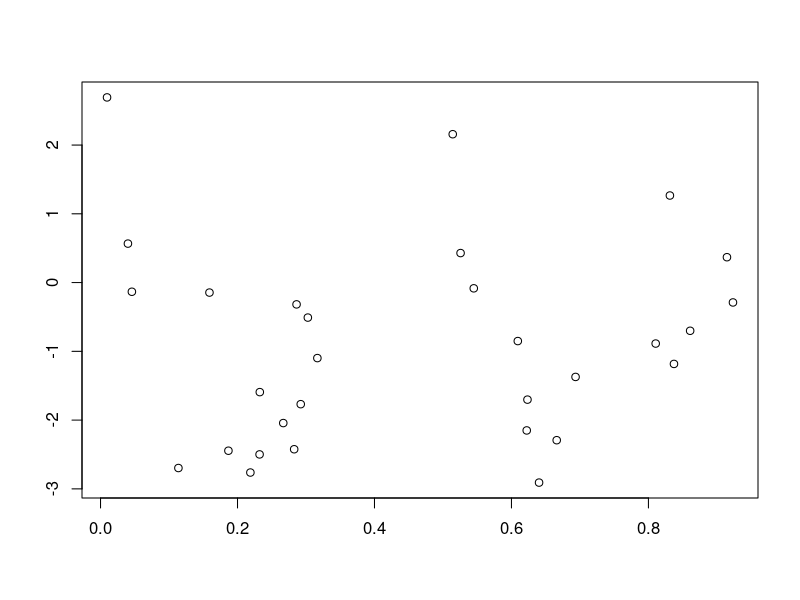
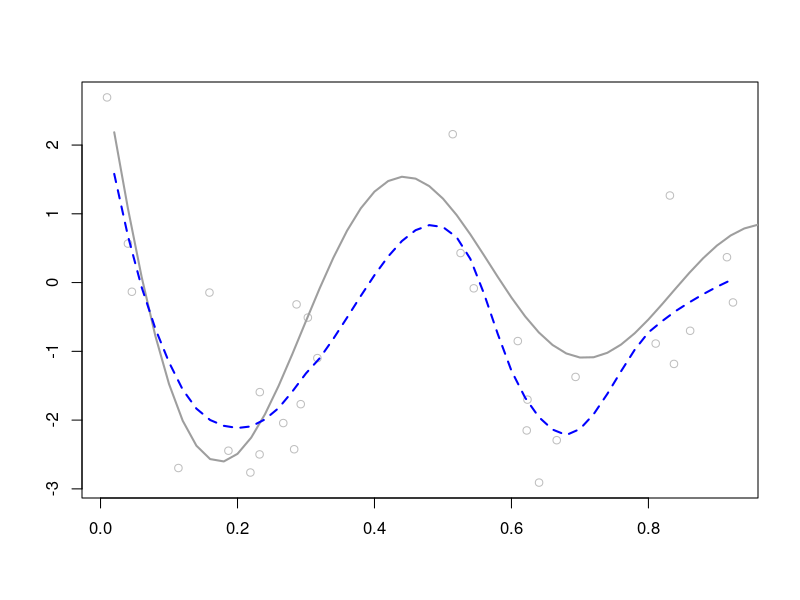

R code for these plots, in order:
## ---- chunk 1
knitr::opts_chunk$set(echo = TRUE)
## ---- chunk 2
lo.lev <- function(x1, sp){
  # x1: n-by-1 feature vector
  # sp: a numerical value for "span"
  
  n = length(x1);
  lev = rep(0, n)
  
  ##############################################
  # YOUR CODE: Compute the diagonal entries of the 
  #            smoother matrix S and 
  #            store it in a vector "lev"
  # Tip: check how we compute the smoother matrix
  #      for smoothing spline models
  ##############################################
  for (i in 1:n) {
    y = rep(0, n);
    y[i] = 1;
    lev[i] <-loess(y ~ x1, data.frame(x1, y), span=sp)$fit[i]
  }
  return(lev)
}

onestep_CV <- function(x1, y1, sp){
  
  ##############################################
  #  YOUR CODE: 
  #  1) Fit a loess model y1 ~ x1 with span = sp, and extract 
  #     the corresponding residual vector
  #  2) Call lo.lev to obtain the diagonal entries of S
  #  3) Compute LOO-CV and GCV using formula from lecture notes
  #    [lec_W5_NonlinearRegression.pdf] page 33. 
  ##############################################
  n = length(x1)
  
  f <- loess(y1 ~ x1, data.frame(x1, y1), span=sp)
  res <- f$residuals
  s_ii <- lo.lev(x1, sp)
  tr_s = sum(s_ii)
  cv <- sum((res/(1-s_ii))^2) / n
  gcv <- sum((res/(1-tr_s/n))^2) / n
  return(list(cv = cv, gcv = gcv))
}

myCV <- function(x1, y1, span){
  # x1: feature vector of length n
  # y1: response vector of length n
  # span: a sequence of values for "span"
  
  m = length(span)
  cv = rep(0, m)
  gcv = rep(0, m)
  
  for(i in 1:m){
    tmp = onestep_CV(x1, y1, span[i])
    cv[i] = tmp$cv
    gcv[i] = tmp$gcv
  }
  return(list(cv = cv, gcv = gcv))
}
## ---- chunk 3
mydata = read.csv(file = "Coding3_Data.csv")
dim(mydata)
## ---- chunk 4
plot(mydata$x, mydata$y, xlab="", ylab="")
## ---- chunk 5
span1 = seq(from = 0.2, by = 0.05, length = 15 )
cv.out = myCV(mydata$x, mydata$y, span1)
## ---- chunk 6
myout = data.frame(CV = cv.out$cv, 
                   GCV = cv.out$gcv, 
                   span = span1)
myout
## ---- chunk 7
myout$span[myout$GCV == min(myout$GCV)]
## ---- chunk 8
myout$span[myout$CV == min(myout$CV)]
## ---- chunk 9
spangcv.min = 0.5
plot(mydata$x, mydata$y, xlab="", ylab="", col="gray");
fx = 1:50/50;
fy = sin(12*(fx+0.2))/(fx+0.2)
lines(fx, fy, col=8, lwd=2);

f = loess(y ~ x, mydata, span = spangcv.min)
lines(fx, predict(f, data.frame(x = fx), surface = "direct"), 
      lty=2, lwd=2, col="blue")
